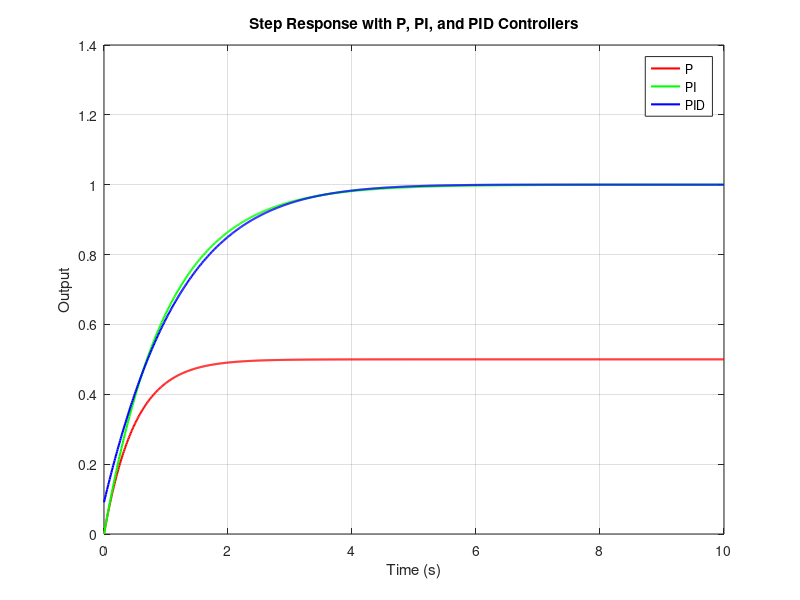

The MATLAB script that drew this image:
%% pid_simulation.m
% Author: Captain Olubambi 
% Purpose: Simulate P, PI, and PID controllers on a simple system
% Date: 2026-01-07

clc; clear; close all;

% --- Step 1: Define system (1st order system example) ---
% Transfer function: G(s) = 1 / (s + 1)
num = 1;
den = [1 1];
sys = tf(num, den);

% --- Step 2: Define controller parameters ---
Kp = 1;       % Proportional gain
Ki = 1;       % Integral gain
Kd = 0.1;     % Derivative gain

% --- Step 3: Controllers ---
P = pid(Kp, 0, 0);
PI = pid(Kp, Ki, 0);
PID = pid(Kp, Ki, Kd);

% --- Step 4: Simulate step response ---
t = 0:0.01:10;   % simulation time

[yP, tP] = step(feedback(P*sys,1), t);
[yPI, tPI] = step(feedback(PI*sys,1), t);
[yPID, tPID] = step(feedback(PID*sys,1), t);

% --- Step 5: Plot responses ---
figure;
plot(tP, yP, 'r', 'LineWidth', 1.5); hold on
plot(tPI, yPI, 'g', 'LineWidth', 1.5)
plot(tPID, yPID, 'b', 'LineWidth', 1.5)
xlabel('Time (s)')
ylabel('Output')
title('Step Response with P, PI, and PID Controllers')
legend('P', 'PI', 'PID')
grid on

% --- Step 6: Save plot ---
if ~exist('plots','dir')
   mkdir('plots')
end
saveas(gcf, 'plots/pid_step_response.png')
